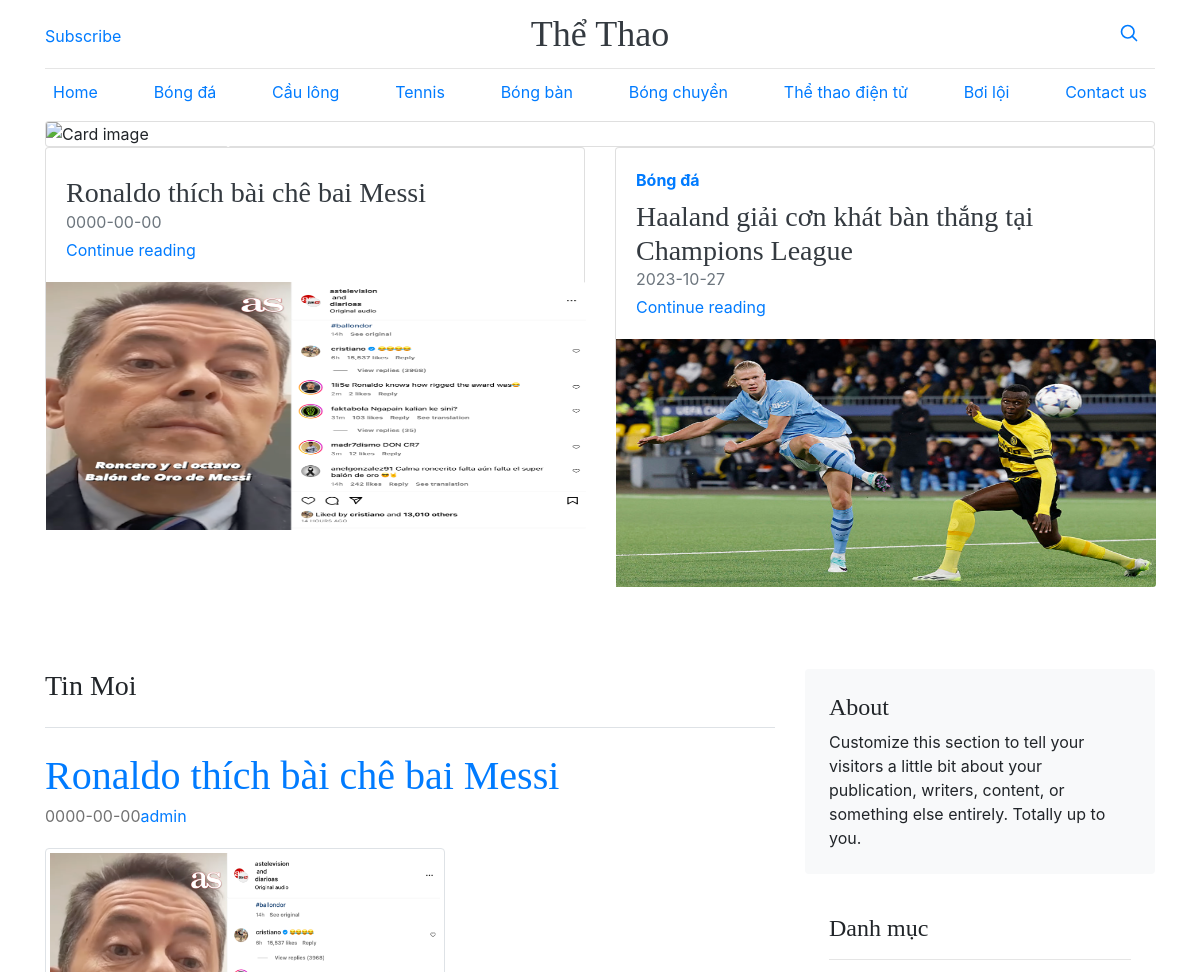
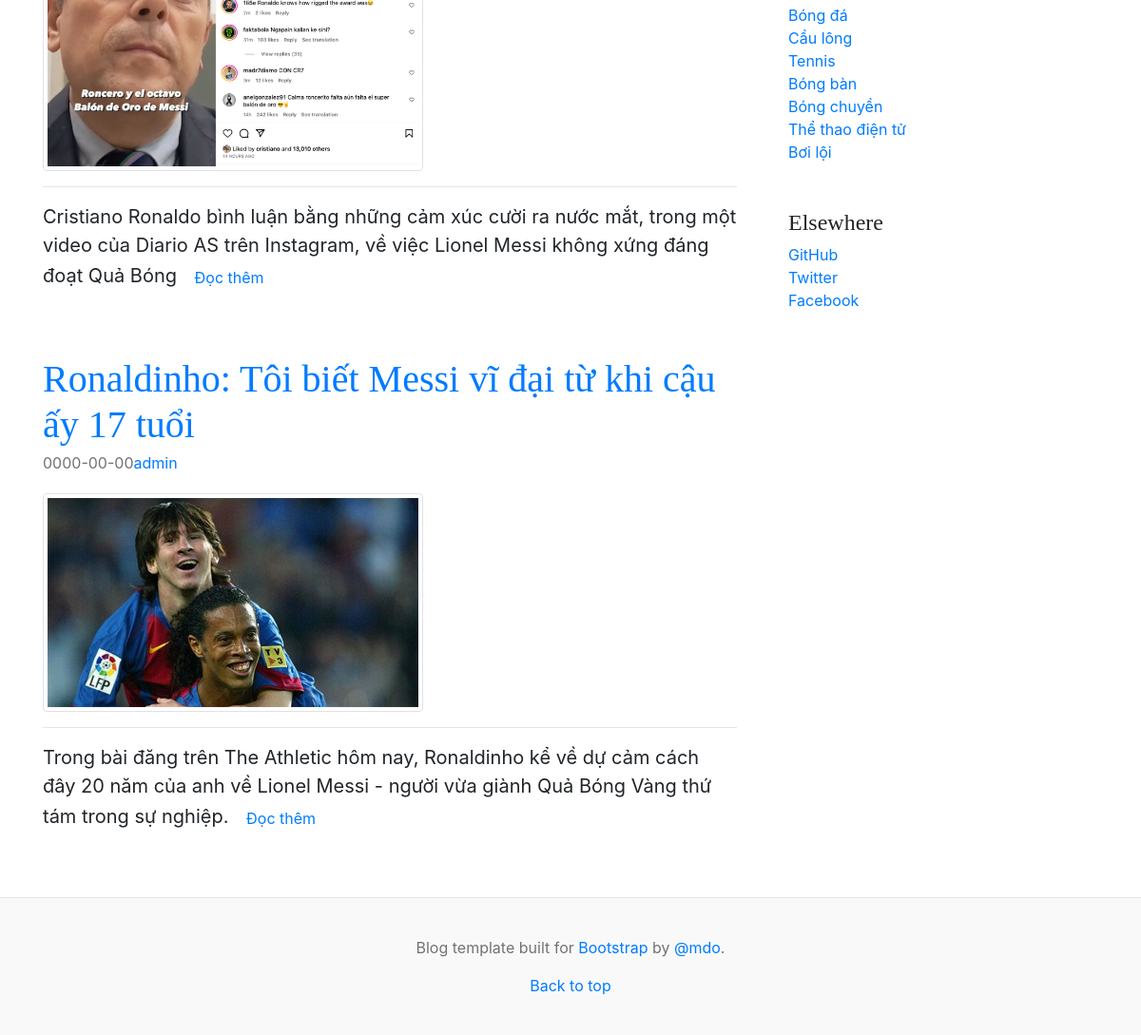
The app's page /category_page.php with its own data (2 pictures, top to bottom).
### tables this page shows
CREATE TABLE `news` (
  `id` int(100) NOT NULL,
  `title` varchar(500) NOT NULL,
  `description` varchar(10000) NOT NULL,
  `date` date NOT NULL,
  `category` varchar(100) NOT NULL,
  `thumbnail` varchar(100) NOT NULL,
  `admin` varchar(100) NOT NULL
);

CREATE TABLE `category` (
  `id` int(100) NOT NULL,
  `category_name` varchar(255) NOT NULL,
  `des` varchar(255) NOT NULL
);

### category_page.php (the view, shortened to what this page needs)
<!doctype html>
<html lang="en">
  <head>
    <link rel="stylesheet" href="https://cdnjs.cloudflare.com/ajax/libs/font-awesome/5.15.1/css/all.min.css" />
<link rel="stylesheet" href="https://cdn.jsdelivr.net/npm/bootstrap@4.0.0/dist/css/bootstrap.min.css">
    <link href="style/blog.css" rel="stylesheet">
  </head>
  <body>
<div class="container">
  <header class="blog-header py-3">
    <div class="row flex-nowrap justify-content-between align-items-center">
      <div class="col-4 pt-1">
        <a class="link-secondary" href="#">Subscribe</a>
      </div>
      <div class="col-4 text-center">
        <a class="blog-header-logo text-dark" href="#">Thể Thao</a>
      </div>
      <div class="col-4 d-flex justify-content-end align-items-center">
        <a class="link-secondary" href="#" aria-label="Search">
          <svg xmlns="http://www.w3.org/2000/svg" width="20" height="20" fill="none" stroke="currentColor" stroke-linecap="round" stroke-linejoin="round" stroke-width="2" class="mx-3" role="img" viewBox="0 0 24 24"><title>Search</title><circle cx="10.5" cy="10.5" r="7.5"/><path d="M21 21l-5.2-5.2"/></svg>
        </a>
      </div>
    </div>
  </header>
  <div class="nav-scroller py-1 mb-2">
    <nav class="nav d-flex justify-content-between">
      <a class="p-2 link-secondary" href="index.php">Home</a>
      <a class="p-2 link-secondary" href="#">Bóng đá</a>
      <a class="p-2 link-secondary" href="#">Cầu lông</a>
      <a class="p-2 link-secondary" href="#">Tennis</a>
      <a class="p-2 link-secondary" href="#">Bóng bàn</a>
      <a class="p-2 link-secondary" href="#">Bóng chuyền</a>
      <a class="p-2 link-secondary" href="#">Thể thao điện tử</a>
      <a class="p-2 link-secondary" href="#">Bơi lội</a>
      <a class="p-2 link-secondary" href="#">Contact us</a>
    </nav>
  </div>
</div>
<main class="container">
<div class="card" style="width:auto">
  <img class="card-img-top" src="https://www.hot100fm.com.au/wp-content/uploads/sites/13/2022/09/news_features_sports-news-min.jpg" alt="Card image">
  <div class="card-img-overlay">
    <h4 class="card-title text-white " >Tin Thể Thao Mỗi Ngày</h4>
    <p class="card-text text-white">Chào mừng đến với những thông tin thể thao nóng hổi trong ngày</p>
  </div>
</div>
  <div class="row mb-2">
  <?php
          include('db/connection.php');
          $query1 =mysqli_query($conn,"select * from news order by id desc limit 1,2");
          while ($row=mysqli_fetch_array($query1)){
            $category=$row['category'];
            $date=$row['date'];
            $title=$row['title'];
            $thumbnail=$row['thumbnail'];
        ?>
    <div class="col-md-6">
      <div class="card flex-md d-flex flex-mb-4 box-shadow h-md-250">
          <div class="card-body d-flex flex-column align-items-start">
            <strong class="d-inline-block mb-2 text-primary"><?php echo $category ;?></strong>
            <h3 class="mb-0" ><a class="text-dark" href="single_page.php?single=<?php echo $row['id']; ?>"><?php echo $title ;?></a></h3>
            <div class="mb-1 text-muted"><?php echo $date ;?></div>
            <a href="single_page.php?single=<?php echo $row['id']; ?>">Continue reading</a>
          </div>
          <img class="card-img-right flex-auto d-none d-md-block" width="540" height="200" src="images/<?php echo $thumbnail; ?>" alt="card image cap"  >
      </div>
    </div>
        <?php } ?>
  </div>
  <br><br><br><br><br><br><br><br><br><br><br>
  <div class="row g-5">
    <div class="col-md-8">
      <h3 class="pb-4 mb-4 fst-italic border-bottom">
        Tin Moi
      </h3>
        <?php
        include('db/connection.php');
        $id=$_GET['single'];
            $query1=mysqli_query($conn,"select * from news where category='$id' ");
        while ($row=mysqli_fetch_array($query1)){
        ?>
        <div class="blog-post">
        <h2 class="blog-post-title"><a href="single_page.php?single=<?php echo $row['id'];?>"><?php echo $row['title'];?></a></h2>
        <p class="blog-post-meta"><?php echo $row['date'];?><a href="#"><?php echo $row['admin'];?><?php echo $row['category'];?></a></p>
        <p><img class="img img-thumbnail" style="height:10%;" src="images/<?php echo $row['thumbnail'];?>" width="400" height="200"></p>
        <hr>
        <blockquote class="blockquote">
          <?php echo substr( $row['description'],0,200);?>
          <a href="single_page.php?single=<?php echo $row['id'];?>" type="button" class="btn btn-link">Đọc thêm</a>
        </blockquote>
        </div>
        <?php } ?>
    </div>
    <div class="col-md-4">
      <div class="position-sticky" style="top: 2rem;">
        <div class="p-4 mb-3 bg-light rounded">
          <h4 class="fst-italic">About</h4>
          <p class="mb-0">Customize this section to tell your visitors a little bit about your publication, writers, content, or something else entirely. Totally up to you.</p>
        </div>
        <div class="p-4">
          <h4 class="fst-italic">Danh mục</h4>
        <hr>
          <ol class="list-unstyled mb-0">
            <?php
                include ('db/connection.php');
                $query1=mysqli_query($conn,"select * from category");
                while($row=mysqli_fetch_array($query1)){
            ?>
             <li><a href="category_page.php?single-<?php echo $row['category_name']; ?>"><?php echo $row['category_name']; ?></a></li>
            <?php }?>
          </ol>
        </div>
        <div class="p-4">
          <h4 class="fst-italic">Elsewhere</h4>
          <ol class="list-unstyled">
            <li><a href="#">GitHub</a></li>
            <li><a href="#">Twitter</a></li>
            <li><a href="#">Facebook</a></li>
          </ol>
        </div>
      </div>
    </div>
  </div>
</main>
<footer class="blog-footer">
  <p>Blog template built for <a href="https://getbootstrap.com/">Bootstrap</a> by <a href="https://twitter.com/mdo">@mdo</a>.</p>
  <p>
    <a href="#">Back to top</a>
  </p>
</footer>
  </body>
</html>

### style/blog.css (style rules this page uses)
.blog-header { line-height: 1; border-bottom: 1px solid #e5e5e5; }
.blog-header-logo { font-family: "Playfair Display", Georgia, "Times New Roman", serif; font-size: 2.25rem; }
h1, h2, h3, h4, h5, h6 { font-family: "Playfair Display", Georgia, "Times New Roman", serif; }
.nav-scroller { position: relative; z-index: 2; height: 2.75rem; overflow-y: hidden; }
.nav-scroller .nav { display: flex; flex-wrap: nowrap; padding-bottom: 1rem; margin-top: -1px; overflow-x: auto; text-align: center; white-space: nowrap; -webkit-overflow-scrolling: touch; }
.card-img-right { height: 100%; border-radius: 0 3px 3px 0; }
.flex-auto { flex: 0 0 auto; }
@media (min-width: 768px) { .h-md-250 { height: 250px; } }
.blog-post { margin-bottom: 4rem; }
.blog-post-title { margin-bottom: .25rem; font-size: 2.5rem; }
.blog-post-meta { margin-bottom: 1.25rem; color: #727272; }
.blog-footer { padding: 2.5rem 0; color: #727272; text-align: center; background-color: #f9f9f9; border-top: .05rem solid #e5e5e5; justify-content: center; }
.blog-footer p:last-child { margin-bottom: 0; }

### records on screen
news: title "Ronaldo thích bài chê bai Messi", date "0000-00-00", thumbnail (picture), admin "admin", description "Cristiano Ronaldo bình luận bằng những cảm xúc cười ra nước mắt, trong một video của Diario AS trên Instagram, về việc Lionel Messi không xứng đáng đoạt Quả Bóng"
news: category "Bóng đá", title "Haaland giải cơn khát bàn thắng tại Champions League", date "2023-10-27", thumbnail (picture)
news: title "Ronaldinho: Tôi biết Messi vĩ đại từ khi cậu ấy 17 tuổi", date "0000-00-00", admin "admin", thumbnail (picture), description "Trong bài đăng trên The Athletic hôm nay, Ronaldinho kể về dự cảm cách đây 20 năm của anh về Lionel Messi - người vừa giành Quả Bóng Vàng thứ tám trong sự nghiệp."
category: category_name "Bóng đá"
category: category_name "Cầu lông"
category: category_name "Tennis"
category: category_name "Bóng bàn"
category: category_name "Bóng chuyền"
category: category_name "Thể thao điện tử"
category: category_name "Bơi lội"
